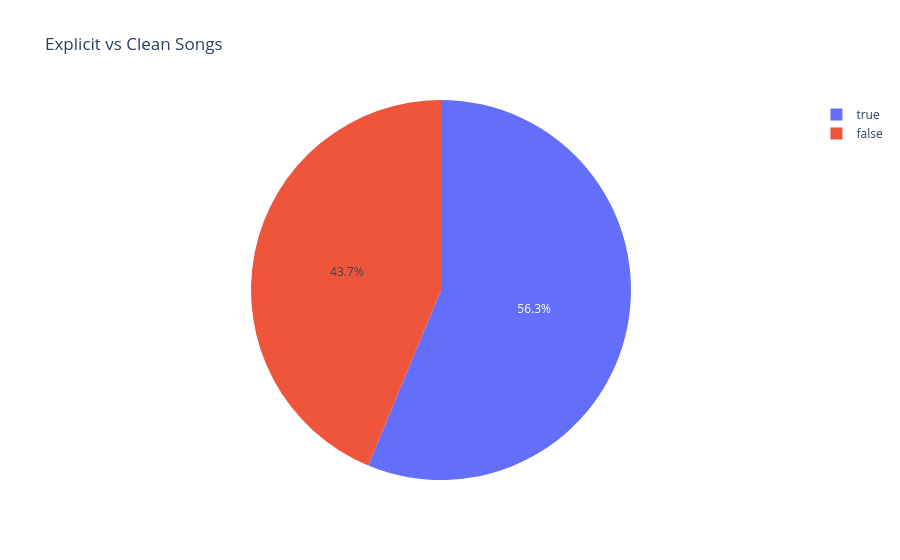

Notebook code for this chart:
### Code cell
px.pie(df,names="is_explicit",title="Explicit vs Clean Songs")

### Figure 1 — Plotly figure (JSON) as saved in the notebook; plotly's stock layout.template omitted (floating-point values rounded to 4 significant figures; data arrays with more than 128 entries replaced by an {"elided": "..."} marker saying what was removed)
{"data": [{"domain": {"x": [0, 1], "y": [0, 1]}, "hovertemplate": "is_explicit=%{label}<extra></extra>", "labels": {"elided": "27781 bool values"}, "legendgroup": "", "name": "", "showlegend": true, "type": "pie"}], "layout": {"legend": {"tracegroupgap": 0}, "title": {"text": "Explicit vs Clean Songs"}}}
